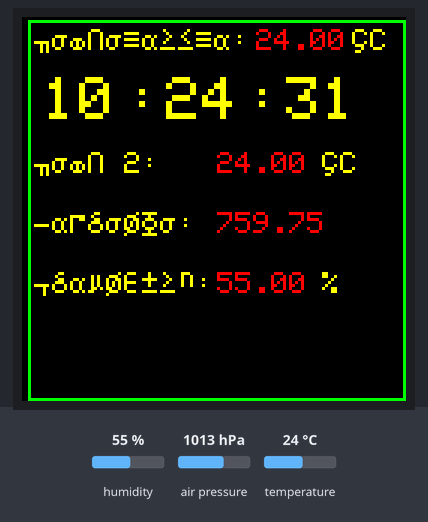
Bench run of a program on a simulated Arduino Nano, built with avr-gcc and run on an emulated ATmega328P. Parts: 128×128 colour display. The test bench sets the inputs (shaded band); at power-on: humidity 55 %, air pressure 1013 hPa, temperature 24 °C. The local clock reads 2024-03-15 10:24:30 at power-on unless the program sets it; what the program prints to the serial monitor is not drawn.

Above: at 1.3 s.
1.4 s: humidity set to 22 %
At 3.2 s:
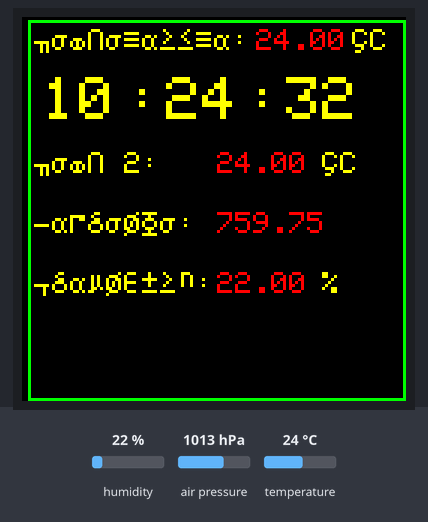
3.8 s: air pressure set to 952 hPa
At 5.3 s:
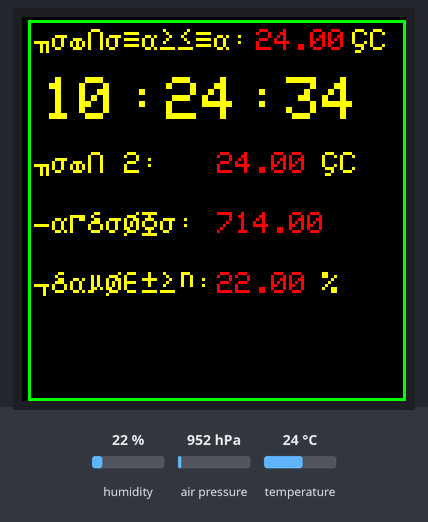
5.9 s: temperature set to 12 °C
At 6.9 s:
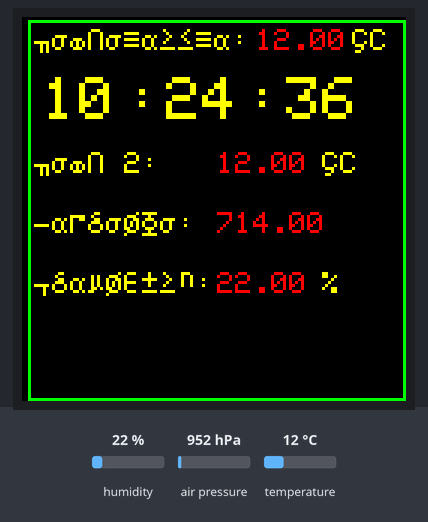
8.6 s: humidity set to 40 %
At 9.8 s:
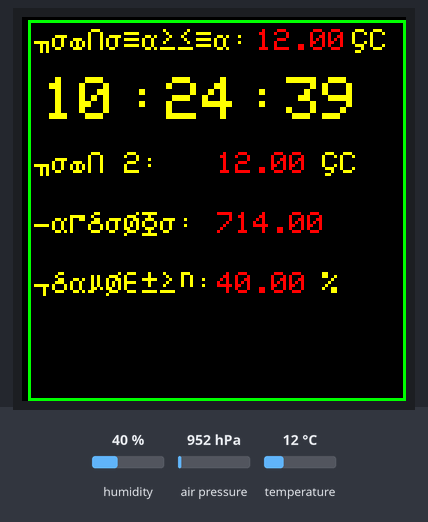
Timing chart, 0 to 11.6 s (numbered marks = the images above; inputs shaded):
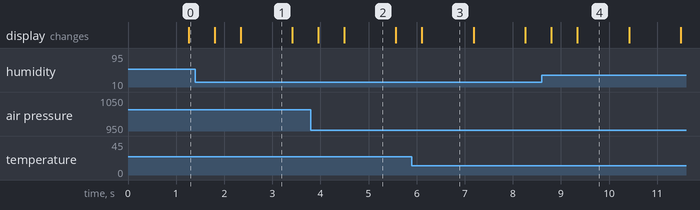

The program:

main.cpp
```cpp
#include <Arduino.h>
#include <String.h>
#include <Wire.h>
#include <SPI.h>

#include <Adafruit_GFX.h>
#include "..\lib\TFT_ILI9163C\TFT_ILI9163C.h"
#include "..\lib\AdafruitBME280\Adafruit_BME280.h"

#include "..\lib\DS3231\DS3231.h"

#include "..\lib\UTF8RUS\utf8rus.h"

#include "..\lib\COLORS\Colors.c"

//PINS to TFT
#define __CS 10
#define __DC 9
#define __RES 8
#define SEALEVELPRESSURE_HPA (1013.25)

TFT_ILI9163C tft = TFT_ILI9163C(__CS, __DC, __RES);
Adafruit_BME280 bme; // I2C


DS3231 clock;
RTCDateTime dt;

String second, minute, hour;

void setup() {
  Serial.begin(9600);
  Serial.println("Initialize DS3231");
  clock.begin();
  tft.begin();
  if(!bme.begin(0x76, &Wire))
    {
       Serial.println("BME280 SENSOR ERROR"); // Выводим сообщение об ошибке
	      while(1); // Переходим в бесконечный цикл
	  }

  //clock.setDateTime(__DATE__, __TIME__);
}


void loop() {
  clock.forceConversion();
  dt = clock.getDateTime();

  if (dt.second<10)
  {
    second = "0" + String(dt.second);
  } else {
    second =  String(dt.second);
  }
  if (dt.minute<10)
  {
    minute = "0" + String(dt.minute);
  } else {
    minute =  String(dt.minute);
  }
  if (dt.hour<10)
  {
    hour = "0" + String(dt.hour);
  } else {
    hour =  String(dt.hour);
  }


  tft.drawRect(2,1,126,127,GREEN);
  tft.setTextSize(1);
  tft.setCursor(4,4);
  tft.setTextColor(YELLOW,BLACK);
  tft.print(utf8rus("Температура: "));

  tft.setCursor(78,4);
  tft.setTextColor(RED,BLACK);
  tft.print(clock.readTemperature());

  tft.setCursor(110,4);
  tft.setTextColor(YELLOW,BLACK);
  tft.print(utf8rus("\x80\C"));

  tft.setTextSize(2);
  tft.setCursor(7,20);
  tft.setTextColor(YELLOW,BLACK);
  tft.print(hour);

  tft.setCursor(35,20);
  tft.setTextColor(YELLOW,BLACK);
  tft.print(":");

  tft.setCursor(48,20);
  tft.setTextColor(YELLOW,BLACK);
  tft.print(minute);

  tft.setCursor(75,20);
  tft.setTextColor(YELLOW,BLACK);
  tft.print(":");

  tft.setCursor(88,20);
  tft.setTextColor(YELLOW,BLACK);
  tft.print(utf8rus(second));

  tft.setTextSize(1);
  tft.setCursor(4,45);
  tft.setTextColor(YELLOW,BLACK);
  tft.print(utf8rus("Темп 2: "));

  tft.setCursor(65,45);
  tft.setTextColor(RED,BLACK);
  tft.print(bme.readTemperature());
  tft.setCursor(100,45);
  tft.setTextColor(YELLOW,BLACK);
  tft.print(utf8rus("\x80\C"));


  tft.setTextSize(1);
  tft.setCursor(4,65);
  tft.setTextColor(YELLOW,BLACK);
  tft.print(utf8rus("Давление: "));

  tft.setCursor(65,65);
  tft.setTextColor(RED,BLACK);
  tft.print(bme.readPressure()*0.0075);


  tft.setTextSize(1);
  tft.setCursor(4,85);
  tft.setTextColor(YELLOW,BLACK);
  tft.print(utf8rus("Влажность: "));

  tft.setCursor(65,85);
  tft.setTextColor(RED,BLACK);
  tft.print(bme.readHumidity());
  tft.setCursor(100,85);
  tft.setTextColor(YELLOW,BLACK);
  tft.print(utf8rus("%"));

  delay(500);
}
```

Measured:
- what the display in image 1 shows lasts 1.1 s, from 2.3 s to 3.4 s
